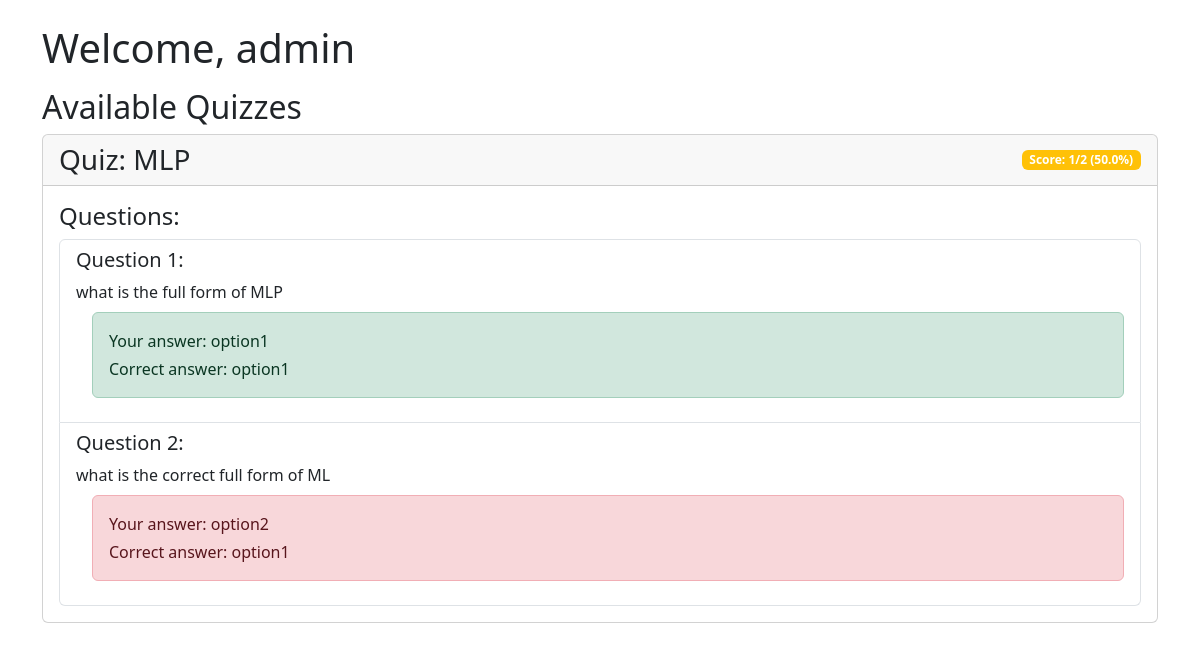
/user_dashboard (signed in), run on the app's committed database.
### model.py (models this page shows, shortened)
class User(db.Model):  #ixed class name
    __tablename__ = 'user'
    id = db.Column(db.Integer, primary_key=True, autoincrement=True)
    username = db.Column(db.String(100), nullable=False)
    email = db.Column(db.String(100), unique=True, nullable=False)  #Email must be unique
    password = db.Column(db.String(255), nullable=False)  #Securely hashed
    user_type = db.Column(db.String(20), nullable=False, default="end_user")  # Default user type

class Quiz(db.Model):
    __tablename__ = 'quiz'
    id = db.Column(db.Integer, primary_key=True, autoincrement=True)
    name = db.Column(db.String(100), nullable=False)  #  Added missing name
    available_quizzes=db.Column(db.String(100),nullable=False)
    chapter_id = db.Column(db.Integer, db.ForeignKey('chapter.id'), nullable=True)
    date_of_quiz = db.Column(db.DateTime, nullable=True)  #  Allow quizzes to have no date initially
    time_duration = db.Column(db.String(10), nullable=True)
    questions = db.relationship('Question', backref='quiz', cascade='all, delete-orphan', lazy=True)

class Question(db.Model):
    __tablename__ = 'question'
    id = db.Column(db.Integer, primary_key=True, autoincrement=True)
    quiz_id = db.Column(db.Integer, db.ForeignKey('quiz.id'), nullable=False)
    question_statement = db.Column(db.String(255), nullable=False)
    quiz_name=db.Column(db.String(255),nullable=True)
    option1 = db.Column(db.String(100), nullable=False)
    option2 = db.Column(db.String(100), nullable=False)
    option3 = db.Column(db.String(100), nullable=False)
    option4 = db.Column(db.String(100), nullable=False)
    correct_option = db.Column(db.String(100), nullable=False)
    user_answer = db.Column(db.String(100), nullable=True)  # Add user's answer field

### main.py (the view)
@app.route('/user_dashboard',methods=['GET'])
def user_dashboard():
    username = User.query.filter_by(username=session.get('username')).first()
    quizzes = Quiz.query.all()
    subjects = Subject.query.all()
    quiz_questions = {}
    quiz_scores = {}
    for quiz in quizzes:
        questions = Question.query.filter_by(quiz_id=quiz.id).all()
        quiz_questions[quiz.id] = questions
        total_questions = len(questions)
        if total_questions > 0:
            correct_answers = sum(1 for q in questions if q.user_answer == q.correct_option)
            score_percentage = (correct_answers / total_questions) * 100
            quiz_scores[quiz.id] = {
                'correct': correct_answers,
                'total': total_questions,
                'percentage': round(score_percentage, 2)
            }
        else:
            quiz_scores[quiz.id] = {
                'correct': 0,
                'total': 0,
                'percentage': 0
            }
    return render_template('user_dashboard.html',
                         username=username,
                         quizzes=quizzes,
                         subjects=subjects,
                         quiz_questions=quiz_questions,
                         quiz_scores=quiz_scores)

### templates/user_dashboard.html (shortened to what this page needs)
<!DOCTYPE html>
<html lang="en">
<head>
    <link rel="stylesheet" href="https://cdn.jsdelivr.net/npm/bootstrap@5.3.0/dist/css/bootstrap.min.css">
</head>
<body>
    <div class="container mt-4">
        <h1>Welcome, {{ username.username }}</h1>
        <h2>Available Quizzes</h2>
        {% if quizzes %}
            {% for quiz in quizzes %}
            <div class="card mb-4">
                <div class="card-header d-flex justify-content-between align-items-center">
                    <h3 class="mb-0">Quiz: {{ quiz.name }}</h3>
                    {% if quiz_scores[quiz.id].total > 0 %}
                    <div class="badge {% if quiz_scores[quiz.id].percentage >= 70 %}bg-success{% elif quiz_scores[quiz.id].percentage >= 40 %}bg-warning{% else %}bg-danger{% endif %}">
                        Score: {{ quiz_scores[quiz.id].correct }}/{{ quiz_scores[quiz.id].total }} ({{ quiz_scores[quiz.id].percentage }}%)
                    </div>
                    {% endif %}
                </div>
                <div class="card-body">
                    {% if quiz_questions[quiz.id] %}
                        <h4>Questions:</h4>
                        <div class="list-group">
                            {% for question in quiz_questions[quiz.id] %}
                            <div class="list-group-item">
                                <h5 class="mb-2">Question {{ loop.index }}:</h5>
                                <p class="mb-2">{{ question.question_statement }}</p>
                                {% if not question.user_answer %}
                                <form action="{{ url_for('submit_answer', question_id=question.id) }}" method="POST" class="ms-3">
                                    <div class="form-check mb-2">
                                        <input class="form-check-input" type="radio" name="answer" id="option1_{{ question.id }}" value="option1" required>
                                        <label class="form-check-label" for="option1_{{ question.id }}">
                                            {{ question.option1 }}
                                        </label>
                                    </div>
                                    <div class="form-check mb-2">
                                        <input class="form-check-input" type="radio" name="answer" id="option2_{{ question.id }}" value="option2">
                                        <label class="form-check-label" for="option2_{{ question.id }}">
                                            {{ question.option2 }}
                                        </label>
                                    </div>
                                    <div class="form-check mb-2">
                                        <input class="form-check-input" type="radio" name="answer" id="option3_{{ question.id }}" value="option3">
                                        <label class="form-check-label" for="option3_{{ question.id }}">
                                            {{ question.option3 }}
                                        </label>
                                    </div>
                                    <div class="form-check mb-2">
                                        <input class="form-check-input" type="radio" name="answer" id="option4_{{ question.id }}" value="option4">
                                        <label class="form-check-label" for="option4_{{ question.id }}">
                                            {{ question.option4 }}
                                        </label>
                                    </div>
                                    <button type="submit" class="btn btn-primary mt-2">Submit Answer</button>
                                </form>
                                {% else %}
                                <div class="ms-3">
                                    <div class="alert {% if question.user_answer == question.correct_option %}alert-success{% else %}alert-danger{% endif %}">
                                        <p class="mb-1">Your answer: {{ question.user_answer }}</p>
                                        <p class="mb-0">Correct answer: {{ question.correct_option }}</p>
                                    </div>
                                </div>
                                {% endif %}
                            </div>
                            {% endfor %}
                        </div>
                    {% else %}
                        <p class="text-muted">No questions available for this quiz yet.</p>
                    {% endif %}
                </div>
            </div>
            {% endfor %}
        {% else %}
            <p>No quizzes available yet.</p>
        {% endif %}
    </div>
</body>
</html>

### data on the page
User: username "admin"
Quiz: name "MLP", id "1", quiz_scores "2", quiz_scores "50.0"
Question: question_statement "what is the full form of MLP", user_answer "option1", correct_option "option1"
Question: question_statement "what is the correct full form of ML", user_answer "option2", correct_option "option1"
